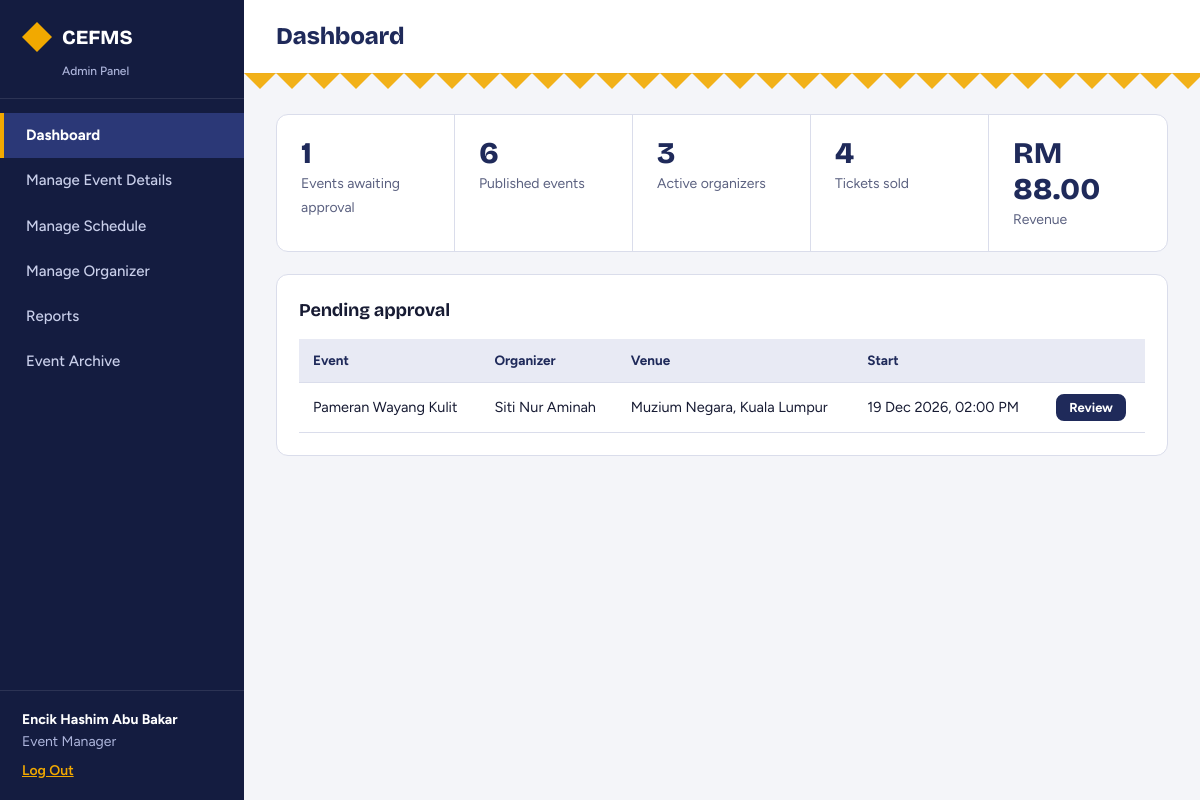
The page /admin/index.php (signed in) on the database its author committed.
### tables this page shows
CREATE TABLE `event` (
  `eventId` int(11) NOT NULL AUTO_INCREMENT,
  `organizerId` int(11) NOT NULL,
  `title` varchar(150) NOT NULL,
  `description` text NOT NULL,
  `category` enum('Music','Dance','Craft','Food','Religious','Multi-cultural') NOT NULL,
  `ticketPrice` decimal(8,2) NOT NULL,
  `totalSeats` int(11) NOT NULL,
  `availableSeats` int(11) NOT NULL,
  `status` enum('Pending','Published','Cancelled','Completed') NOT NULL DEFAULT 'Pending',
  `archived` tinyint(1) NOT NULL DEFAULT 0,
  `createdDate` datetime NOT NULL DEFAULT current_timestamp(),
  PRIMARY KEY (`eventId`),
  KEY `fk_event_org` (`organizerId`),
  CONSTRAINT `fk_event_org` FOREIGN KEY (`organizerId`) REFERENCES `user` (`userId`),
  CONSTRAINT `chk_seats` CHECK (`availableSeats` >= 0 and `availableSeats` <= `totalSeats`),
  CONSTRAINT `chk_price` CHECK (`ticketPrice` >= 0)
);

CREATE TABLE `user` (
  `userId` int(11) NOT NULL AUTO_INCREMENT,
  `fullName` varchar(100) NOT NULL,
  `email` varchar(120) NOT NULL,
  `phone` varchar(20) NOT NULL,
  `passwordHash` varchar(255) NOT NULL,
  `role` enum('Event Participant','Organizer','Event Manager') NOT NULL,
  `status` enum('Active','Inactive') NOT NULL DEFAULT 'Active',
  `createdDate` datetime NOT NULL DEFAULT current_timestamp(),
  PRIMARY KEY (`userId`),
  UNIQUE KEY `email` (`email`)
);

CREATE TABLE `schedule` (
  `scheduleId` int(11) NOT NULL AUTO_INCREMENT,
  `eventId` int(11) NOT NULL,
  `venue` varchar(120) NOT NULL,
  `startDateTime` datetime NOT NULL,
  `endDateTime` datetime NOT NULL,
  `status` enum('Scheduled','Rescheduled','Cancelled') NOT NULL DEFAULT 'Scheduled',
  PRIMARY KEY (`scheduleId`),
  KEY `fk_sched_event` (`eventId`),
  KEY `idx_sched_venue` (`venue`,`startDateTime`,`endDateTime`),
  CONSTRAINT `fk_sched_event` FOREIGN KEY (`eventId`) REFERENCES `event` (`eventId`) ON DELETE CASCADE,
  CONSTRAINT `chk_time` CHECK (`endDateTime` > `startDateTime`)
);

### includes/bootstrap.php (called while the page is built, shortened)
<?php
function cfg(string $key): string {
    static $c = null;
    if ($c === null) {
        $c = [
            'host' => getenv('CEFMS_DB_HOST') ?: '127.0.0.1',
            'port' => getenv('CEFMS_DB_PORT') ?: '3306',
            'name' => getenv('CEFMS_DB_NAME') ?: 'cefms',
            'user' => getenv('CEFMS_DB_USER') ?: 'root',
            'pass' => getenv('CEFMS_DB_PASS') !== false ? getenv('CEFMS_DB_PASS') : '',
        ];
    }
    return $c[$key];
}
function db(): PDO {
    static $pdo = null;
    if ($pdo === null) {
        $dsn = sprintf('mysql:host=%s;port=%s;dbname=%s;charset=utf8mb4', cfg('host'), cfg('port'), cfg('name'));
        $pdo = new PDO($dsn, cfg('user'), cfg('pass'), [
            PDO::ATTR_ERRMODE            => PDO::ERRMODE_EXCEPTION,
            PDO::ATTR_DEFAULT_FETCH_MODE => PDO::FETCH_ASSOC,
            PDO::ATTR_EMULATE_PREPARES   => false,
        ]);
    }
    return $pdo;
}
require_once __DIR__ . '/helpers.php';
require_once __DIR__ . '/layout.php';

### includes/helpers.php (called while the page is built, shortened)
<?php
function e($v): string { return htmlspecialchars((string)$v, ENT_QUOTES, 'UTF-8'); }
function money($v): string { return 'RM ' . number_format((float)$v, 2); }
function dt(string $s, string $fmt = 'd M Y, h:i A'): string { return date($fmt, strtotime($s)); }
function current_user(): ?array {
    static $checked = null;
    if ($checked !== $_SESSION['user']['userId']) {
        $st = db()->prepare('SELECT status, role FROM user WHERE userId=?');
        $st->execute([$_SESSION['user']['userId']]);
        $row = $st->fetch();
    }
    return $_SESSION['user'];
}
function require_admin(array $roles = ['Organizer', 'Event Manager']): array {
    $u = current_user();
    return $u;
}

### public/admin/index.php (the view, shortened to what this page needs)
<?php
require __DIR__ . '/../../includes/bootstrap.php';
$user = require_admin();
$pdo = db();
$isManager = ($user['role'] === 'Event Manager');
$pendingEvents = [];
if ($isManager) {
    $stats = $pdo->query("SELECT
        (SELECT COUNT(*) FROM event WHERE status = 'Pending') AS pending,
        (SELECT COUNT(*) FROM event WHERE status = 'Published') AS published,
        (SELECT COUNT(*) FROM user WHERE role = 'Organizer' AND status = 'Active') AS orgs,
        (SELECT COALESCE(SUM(quantity), 0) FROM reservation WHERE status = 'Paid') AS sold,
        (SELECT COALESCE(SUM(totalAmount), 0) FROM reservation WHERE status = 'Paid') AS revenue")->fetch();
    $pendingEvents = $pdo->query("SELECT e.eventId, e.title, u.fullName, s.venue, s.startDateTime
        FROM event e
        JOIN user u ON u.userId = e.organizerId
        JOIN schedule s ON s.eventId = e.eventId
        WHERE e.status = 'Pending'
        ORDER BY e.createdDate")->fetchAll();
}
?>
<div class="stats">
<?php if ($isManager) { ?>
  <div class="stat"><b><?= (int)$stats['pending'] ?></b><span>Events awaiting approval</span></div>
  <div class="stat"><b><?= (int)$stats['published'] ?></b><span>Published events</span></div>
  <div class="stat"><b><?= (int)$stats['orgs'] ?></b><span>Active organizers</span></div>
<?php } else { ?>
  <div class="stat"><b><?= (int)$stats['total'] ?></b><span>My events</span></div>
  <div class="stat"><b><?= (int)$stats['pending'] ?></b><span>Awaiting approval</span></div>
  <div class="stat"><b><?= (int)$stats['published'] ?></b><span>Published</span></div>
<?php } ?>
  <div class="stat"><b><?= (int)$stats['sold'] ?></b><span>Tickets sold</span></div>
  <div class="stat"><b><?= e(money($stats['revenue'])) ?></b><span>Revenue</span></div>
</div>
<?php if ($isManager) { ?>
<div class="card"><h2>Pending approval</h2>
  <?php if (count($pendingEvents) === 0) { ?>
    <p class="hint">No events are waiting for approval.</p>
  <?php } else { ?>
    <table>
      <thead><tr><th>Event</th><th>Organizer</th><th>Venue</th><th>Start</th><th></th></tr></thead>
      <tbody>
      <?php foreach ($pendingEvents as $p) { ?>
        <tr>
          <td><?= e($p['title']) ?></td>
          <td><?= e($p['fullName']) ?></td>
          <td><?= e($p['venue']) ?></td>
          <td><?= e(dt($p['startDateTime'])) ?></td>
          <td><a class="btn sm" href="/admin/events.php?status=Pending">Review</a></td>
        </tr>
      <?php } ?>
      </tbody>
    </table>
  <?php } ?>
</div>
<?php } ?>

### public/assets/admin.css (style rules this page uses)
:root { --indigo:#1F2A5A;--indigo-d:#141C40;--indigo-m:#2B3877;--indigo-l:#E8EAF4;--saffron:#F2A900;--saffron-l:#FFF0C7;--pandan:#2A7F6F;--pandan-l:#DFF1EC;--rose:#B3364A;--rose-l:#FBE6E9;--amber:#7A5200;--amber-l:#FFF0C7; --bg:#F4F5F9;--ink:#171B33;--muted:#5B6180;--line:#DADDEB;--head:"Bricolage Grotesque",Georgia,serif;--body:Figtree,"Segoe UI",Arial,sans-serif; }
* { box-sizing:border-box }
body.adm { margin:0;font-family:var(--body);font-size:15.5px;background:var(--bg);color:var(--ink);display:flex;min-height:100vh;line-height:1.55 }
h1,h2 { font-family:var(--head);letter-spacing:-.01em }
.card { background:#fff;border:1px solid var(--line);border-radius:12px;padding:22px;margin-bottom:22px }
.card h2 { margin:0 0 14px;font-size:18px;font-weight:700 }
.btn { display:inline-block;border:2px solid var(--indigo);border-radius:8px;padding:8px 16px;font:700 14px var(--body);cursor:pointer;text-decoration:none;background:var(--indigo);color:#fff;transition:background .15s }
.btn.sm { padding:4px 11px;font-size:13px }
table { width:100%;border-collapse:collapse;font-size:14.5px }
th,td { padding:11px 14px;border-bottom:1px solid var(--line);text-align:left;vertical-align:middle }
th { background:var(--indigo-l);font-size:13.5px;font-weight:700;color:var(--indigo) }
.stats { display:grid;grid-template-columns:repeat(auto-fit,minmax(170px,1fr));background:#fff;border:1px solid var(--line);border-radius:12px;overflow:hidden;margin-bottom:22px }
.stat { padding:20px 24px;border-right:1px solid var(--line) }
.stat:last-child { border-right:0 }
.stat b { display:block;font:800 30px var(--head);color:var(--indigo) }
.stat span { font-size:14px;color:var(--muted) }

### rows shown on the page
event: title "Pameran Wayang Kulit", organizerId.fullName "Siti Nur Aminah", schedule.venue "Muzium Negara, Kuala Lumpur", schedule.startDateTime "19 Dec 2026, 02:00 PM"

### other values the page prints
$item[2] "Dashboard"
$item[2] "Manage Event Details"
$item[2] "Manage Schedule"
$item[2] "Manage Organizer"
$item[2] "Reports"
$item[2] "Event Archive"
$u['fullName'] "Encik Hashim Abu Bakar"
$u['role'] "Event Manager"
$title "Dashboard"
$stats['pending'] "1"
$stats['published'] "6"
$stats['orgs'] "3"
$stats['sold'] "4"
money($stats['revenue']) "RM 88.00"
